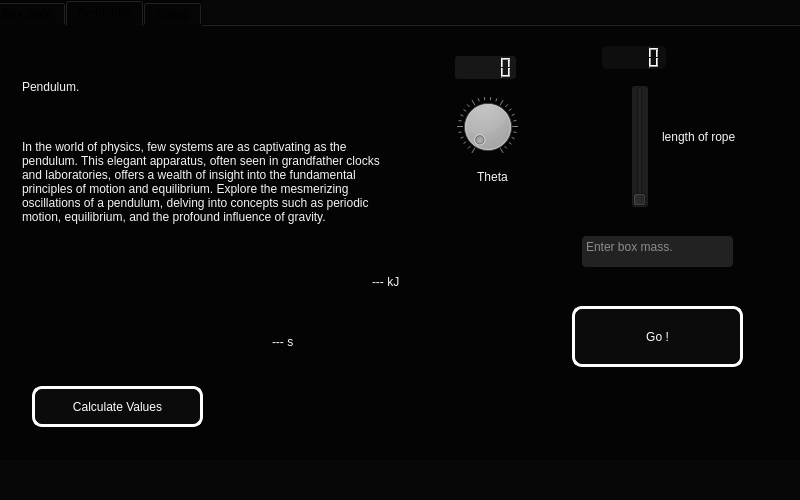
<?xml version="1.0" encoding="UTF-8"?>
<ui version="4.0">
 <class>secondwindow</class>
 <widget class="QMainWindow" name="secondwindow">
  <property name="geometry">
   <rect>
    <x>0</x>
    <y>0</y>
    <width>800</width>
    <height>500</height>
   </rect>
  </property>
  <property name="windowTitle">
   <string>MainWindow</string>
  </property>
  <property name="windowIcon">
   <iconset>
    <normaloff>../../../Downloads/atom (2).png</normaloff>../../../Downloads/atom (2).png</iconset>
  </property>
  <property name="styleSheet">
   <string notr="true">background-color: rgb(7, 7, 7);</string>
  </property>
  <widget class="QWidget" name="centralwidget">
   <widget class="QTabWidget" name="tabWidget">
    <property name="geometry">
     <rect>
      <x>-10</x>
      <y>0</y>
      <width>831</width>
      <height>461</height>
     </rect>
    </property>
    <property name="styleSheet">
     <string notr="true">background-color: rgb(4, 4, 4);</string>
    </property>
    <property name="currentIndex">
     <number>1</number>
    </property>
    <property name="usesScrollButtons">
     <bool>true</bool>
    </property>
    <widget class="QWidget" name="Spring_tab">
     <attribute name="title">
      <string>Box Slide</string>
     </attribute>
     <widget class="QDial" name="incdial">
      <property name="geometry">
       <rect>
        <x>460</x>
        <y>70</y>
        <width>71</width>
        <height>61</height>
       </rect>
      </property>
      <property name="styleSheet">
       <string notr="true">background-color: rgb(46, 46, 46);
color: rgb(85, 170, 255);</string>
      </property>
      <property name="wrapping">
       <bool>false</bool>
      </property>
      <property name="notchTarget">
       <double>3.700000000000000</double>
      </property>
      <property name="notchesVisible">
       <bool>true</bool>
      </property>
     </widget>
     <widget class="QLabel" name="inctext">
      <property name="geometry">
       <rect>
        <x>450</x>
        <y>140</y>
        <width>101</width>
        <height>41</height>
       </rect>
      </property>
      <property name="styleSheet">
       <string notr="true">color: rgb(245, 245, 245);
background-color: rgb(4, 4, 4);
font: 11pt &quot;Courier New&quot;;</string>
      </property>
      <property name="text">
       <string>Inclination</string>
      </property>
     </widget>
     <widget class="QSlider" name="fricoeff">
      <property name="geometry">
       <rect>
        <x>640</x>
        <y>60</y>
        <width>16</width>
        <height>121</height>
       </rect>
      </property>
      <property name="styleSheet">
       <string notr="true">background-color: rgb(31, 31, 31);
color: rgb(85, 170, 255);
border-radius: 3px;</string>
      </property>
      <property name="orientation">
       <enum>Qt::Vertical</enum>
      </property>
     </widget>
     <widget class="QLabel" name="frictext">
      <property name="geometry">
       <rect>
        <x>670</x>
        <y>110</y>
        <width>91</width>
        <height>41</height>
       </rect>
      </property>
      <property name="styleSheet">
       <string notr="true">color: rgb(245, 245, 245);
background-color: rgb(4, 4, 4);
font: 10pt &quot;Courier New&quot;;</string>
      </property>
      <property name="text">
       <string>Friction coefficient</string>
      </property>
      <property name="wordWrap">
       <bool>true</bool>
      </property>
     </widget>
     <widget class="QLabel" name="energyeq">
      <property name="geometry">
       <rect>
        <x>20</x>
        <y>220</y>
        <width>581</width>
        <height>111</height>
       </rect>
      </property>
      <property name="styleSheet">
       <string notr="true">font: 57 11pt &quot;SF Pro Text&quot;;
alternate-background-color: rgb(4, 4, 4);</string>
      </property>
      <property name="text">
       <string/>
      </property>
      <property name="pixmap">
       <pixmap>../../../Downloads/image (1).png</pixmap>
      </property>
     </widget>
     <widget class="QLabel" name="energyval">
      <property name="geometry">
       <rect>
        <x>380</x>
        <y>260</y>
        <width>121</width>
        <height>31</height>
       </rect>
      </property>
      <property name="styleSheet">
       <string notr="true">color: rgb(245, 245, 245);
background-color: rgb(4, 4, 4);
font: 12pt &quot;Courier New&quot;;</string>
      </property>
      <property name="text">
       <string>--- kJ</string>
      </property>
     </widget>
     <widget class="QLabel" name="boxheading">
      <property name="geometry">
       <rect>
        <x>30</x>
        <y>30</y>
        <width>221</width>
        <height>61</height>
       </rect>
      </property>
      <property name="styleSheet">
       <string notr="true">background-color: rgb(4, 4, 4);
color: rgb(245, 245, 245);
font: 75 20pt &quot;Courier&quot;;</string>
      </property>
      <property name="text">
       <string>A Sliding Box.</string>
      </property>
     </widget>
     <widget class="QLCDNumber" name="incval">
      <property name="geometry">
       <rect>
        <x>463</x>
        <y>30</y>
        <width>61</width>
        <height>23</height>
       </rect>
      </property>
      <property name="styleSheet">
       <string notr="true">background-color: rgb(23, 23, 23);
border-radius:3px;</string>
      </property>
     </widget>
     <widget class="QLCDNumber" name="fricval">
      <property name="geometry">
       <rect>
        <x>610</x>
        <y>20</y>
        <width>64</width>
        <height>23</height>
       </rect>
      </property>
      <property name="styleSheet">
       <string notr="true">background-color: rgb(14, 14, 14);
border-radius:5px;</string>
      </property>
     </widget>
     <widget class="QLabel" name="para">
      <property name="geometry">
       <rect>
        <x>30</x>
        <y>80</y>
        <width>371</width>
        <height>151</height>
       </rect>
      </property>
      <property name="styleSheet">
       <string notr="true">color: rgb(245, 245, 245);
background-color: rgb(4, 4, 4);
font: 10pt &quot;Courier New&quot;;</string>
      </property>
      <property name="text">
       <string>In the realm of physics, the study of an object's motion down an inclined slope is a fundamental and captivating topic. It encapsulates essential principles such as gravity, friction, acceleration, and the conservation of energy. This scenario serves as a microcosm for understanding the laws of motion and forces in our everyday world.</string>
      </property>
      <property name="wordWrap">
       <bool>true</bool>
      </property>
     </widget>
     <widget class="QPushButton" name="gobutton">
      <property name="geometry">
       <rect>
        <x>580</x>
        <y>280</y>
        <width>171</width>
        <height>61</height>
       </rect>
      </property>
      <property name="styleSheet">
       <string notr="true">QPushButton {
	background-color: rgb(11, 11, 11);
	border: 3px solid;
	border-color: rgb(255, 255, 255);
	color: rgb(255, 255, 255);
	border-radius: 10px;
	font: 16pt &quot;Courier New&quot;;
}

QPushButton:hover {
	background-color: rgb(25, 25, 25);
}

QPushButton:pressed {
	background-color: rgb(11, 11, 11);
	border-color: rgb(136, 136, 136);
}</string>
      </property>
      <property name="text">
       <string>Go !</string>
      </property>
     </widget>
     <widget class="QPushButton" name="box_calc">
      <property name="geometry">
       <rect>
        <x>40</x>
        <y>350</y>
        <width>171</width>
        <height>41</height>
       </rect>
      </property>
      <property name="styleSheet">
       <string notr="true">QPushButton {
	background-color: rgb(11, 11, 11);
	border: 3px solid;
	
	color: rgb(255, 255, 255);
	border-color: rgb(255, 255, 255);
	border-radius: 10px;
	font: 12pt &quot;Courier New&quot;;
}

QPushButton:hover {
	background-color: rgb(25, 25, 25);
}

QPushButton:pressed {
	background-color: rgb(11, 11, 11);
	border-color: rgb(136, 136, 136);
}</string>
      </property>
      <property name="text">
       <string>Calculate Values</string>
      </property>
     </widget>
     <widget class="QPlainTextEdit" name="penduboxmass_2">
      <property name="geometry">
       <rect>
        <x>590</x>
        <y>210</y>
        <width>151</width>
        <height>31</height>
       </rect>
      </property>
      <property name="styleSheet">
       <string notr="true">background-color: rgb(34, 34, 34);
border-radius: 4px;
</string>
      </property>
      <property name="maximumBlockCount">
       <number>1</number>
      </property>
      <property name="placeholderText">
       <string>Enter box mass.</string>
      </property>
     </widget>
     <zorder>energyeq</zorder>
     <zorder>incdial</zorder>
     <zorder>inctext</zorder>
     <zorder>fricoeff</zorder>
     <zorder>frictext</zorder>
     <zorder>energyval</zorder>
     <zorder>incval</zorder>
     <zorder>fricval</zorder>
     <zorder>para</zorder>
     <zorder>boxheading</zorder>
     <zorder>gobutton</zorder>
     <zorder>box_calc</zorder>
     <zorder>penduboxmass_2</zorder>
    </widget>
    <widget class="QWidget" name="Pendutab">
     <attribute name="title">
      <string>Pendulum</string>
     </attribute>
     <widget class="QLCDNumber" name="thetaval">
      <property name="geometry">
       <rect>
        <x>463</x>
        <y>30</y>
        <width>61</width>
        <height>23</height>
       </rect>
      </property>
      <property name="styleSheet">
       <string notr="true">background-color: rgb(23, 23, 23);
border-radius:3px;</string>
      </property>
     </widget>
     <widget class="QLabel" name="thetext">
      <property name="geometry">
       <rect>
        <x>460</x>
        <y>130</y>
        <width>81</width>
        <height>41</height>
       </rect>
      </property>
      <property name="styleSheet">
       <string notr="true">color: rgb(245, 245, 245);
background-color: rgb(4, 4, 4);
font: 11pt &quot;Courier New&quot;;</string>
      </property>
      <property name="text">
       <string>Theta</string>
      </property>
      <property name="alignment">
       <set>Qt::AlignCenter</set>
      </property>
     </widget>
     <widget class="QLabel" name="penduhead">
      <property name="geometry">
       <rect>
        <x>30</x>
        <y>30</y>
        <width>141</width>
        <height>61</height>
       </rect>
      </property>
      <property name="styleSheet">
       <string notr="true">color: rgb(245, 245, 245);
background-color: rgb(4, 4, 4);
font: 16pt &quot;Courier New&quot;;</string>
      </property>
      <property name="text">
       <string>Pendulum.</string>
      </property>
     </widget>
     <widget class="QLabel" name="pendenval">
      <property name="geometry">
       <rect>
        <x>380</x>
        <y>240</y>
        <width>121</width>
        <height>31</height>
       </rect>
      </property>
      <property name="styleSheet">
       <string notr="true">color: rgb(245, 245, 245);
background-color: rgb(4, 4, 4);
font: 11pt &quot;Courier New&quot;;</string>
      </property>
      <property name="text">
       <string>--- kJ</string>
      </property>
     </widget>
     <widget class="QLabel" name="lengtext">
      <property name="geometry">
       <rect>
        <x>670</x>
        <y>90</y>
        <width>81</width>
        <height>41</height>
       </rect>
      </property>
      <property name="styleSheet">
       <string notr="true">color: rgb(245, 245, 245);
background-color: rgb(4, 4, 4);
font: 11pt &quot;Courier New&quot;;</string>
      </property>
      <property name="text">
       <string>length of rope</string>
      </property>
      <property name="wordWrap">
       <bool>true</bool>
      </property>
     </widget>
     <widget class="QLabel" name="pendupara">
      <property name="geometry">
       <rect>
        <x>30</x>
        <y>80</y>
        <width>371</width>
        <height>151</height>
       </rect>
      </property>
      <property name="styleSheet">
       <string notr="true">color: rgb(245, 245, 245);
background-color: rgb(4, 4, 4);
font: 10pt &quot;Courier New&quot;;</string>
      </property>
      <property name="text">
       <string>In the world of physics, few systems are as captivating as the pendulum. This elegant apparatus, often seen in grandfather clocks and laboratories, offers a wealth of insight into the fundamental principles of motion and equilibrium. Explore the mesmerizing oscillations of a pendulum, delving into concepts such as periodic motion, equilibrium, and the profound influence of gravity.</string>
      </property>
      <property name="wordWrap">
       <bool>true</bool>
      </property>
     </widget>
     <widget class="QSlider" name="lengthslider">
      <property name="geometry">
       <rect>
        <x>640</x>
        <y>60</y>
        <width>16</width>
        <height>121</height>
       </rect>
      </property>
      <property name="styleSheet">
       <string notr="true">background-color: rgb(31, 31, 31);
border-radius: 3px;</string>
      </property>
      <property name="orientation">
       <enum>Qt::Vertical</enum>
      </property>
     </widget>
     <widget class="QLabel" name="pendenerg">
      <property name="geometry">
       <rect>
        <x>30</x>
        <y>200</y>
        <width>581</width>
        <height>111</height>
       </rect>
      </property>
      <property name="styleSheet">
       <string notr="true">font: 57 11pt &quot;SF Pro Text&quot;;
alternate-background-color: rgb(4, 4, 4);</string>
      </property>
      <property name="text">
       <string/>
      </property>
      <property name="pixmap">
       <pixmap>../../../Downloads/image (1).png</pixmap>
      </property>
     </widget>
     <widget class="QDial" name="pendial">
      <property name="geometry">
       <rect>
        <x>460</x>
        <y>70</y>
        <width>71</width>
        <height>61</height>
       </rect>
      </property>
      <property name="wrapping">
       <bool>false</bool>
      </property>
      <property name="notchTarget">
       <double>3.700000000000000</double>
      </property>
      <property name="notchesVisible">
       <bool>true</bool>
      </property>
     </widget>
     <widget class="QLCDNumber" name="lenval">
      <property name="geometry">
       <rect>
        <x>610</x>
        <y>20</y>
        <width>64</width>
        <height>23</height>
       </rect>
      </property>
      <property name="styleSheet">
       <string notr="true">background-color: rgb(14, 14, 14);
border-radius:5px;</string>
      </property>
     </widget>
     <widget class="QPushButton" name="pendugo">
      <property name="geometry">
       <rect>
        <x>580</x>
        <y>280</y>
        <width>171</width>
        <height>61</height>
       </rect>
      </property>
      <property name="styleSheet">
       <string notr="true">QPushButton {
	background-color: rgb(11, 11, 11);
	border: 3px solid;
	border-color: rgb(255, 255, 255);
	border-radius: 10px;
	
	color: rgb(255, 255, 255);
	font: 16pt &quot;Courier New&quot;;
}

QPushButton:hover {
	background-color: rgb(25, 25, 25);
}

QPushButton:pressed {
	background-color: rgb(11, 11, 11);
	border-color: rgb(136, 136, 136);
}</string>
      </property>
      <property name="text">
       <string>Go !</string>
      </property>
     </widget>
     <widget class="QLabel" name="pendutpeq">
      <property name="geometry">
       <rect>
        <x>40</x>
        <y>280</y>
        <width>581</width>
        <height>71</height>
       </rect>
      </property>
      <property name="styleSheet">
       <string notr="true">font: 57 11pt &quot;SF Pro Text&quot;;
alternate-background-color: rgb(4, 4, 4);</string>
      </property>
      <property name="text">
       <string/>
      </property>
      <property name="pixmap">
       <pixmap>../../../Downloads/image (2).png</pixmap>
      </property>
     </widget>
     <widget class="QLabel" name="tpvals">
      <property name="geometry">
       <rect>
        <x>280</x>
        <y>300</y>
        <width>121</width>
        <height>31</height>
       </rect>
      </property>
      <property name="styleSheet">
       <string notr="true">color: rgb(245, 245, 245);
background-color: rgb(4, 4, 4);
font: 12pt &quot;Courier New&quot;;</string>
      </property>
      <property name="text">
       <string>--- s</string>
      </property>
     </widget>
     <widget class="QPlainTextEdit" name="penduboxmass">
      <property name="geometry">
       <rect>
        <x>590</x>
        <y>210</y>
        <width>151</width>
        <height>31</height>
       </rect>
      </property>
      <property name="styleSheet">
       <string notr="true">background-color: rgb(34, 34, 34);
color: rgb(245, 245, 245);
font: 12pt &quot;Courier New&quot;;
border-radius: 4px;
</string>
      </property>
      <property name="maximumBlockCount">
       <number>1</number>
      </property>
      <property name="placeholderText">
       <string>Enter box mass.</string>
      </property>
     </widget>
     <widget class="QPushButton" name="penducalc">
      <property name="geometry">
       <rect>
        <x>40</x>
        <y>360</y>
        <width>171</width>
        <height>41</height>
       </rect>
      </property>
      <property name="styleSheet">
       <string notr="true">QPushButton {
	background-color: rgb(11, 11, 11);
	border: 3px solid;
	border-color: rgb(255, 255, 255);
	border-radius: 10px;
	
	color: rgb(255, 255, 255);
	font: 12pt &quot;Courier New&quot;;
}

QPushButton:hover {
	background-color: rgb(25, 25, 25);
}

QPushButton:pressed {
	background-color: rgb(11, 11, 11);
	border-color: rgb(136, 136, 136);
}</string>
      </property>
      <property name="text">
       <string>Calculate Values</string>
      </property>
     </widget>
     <zorder>pendenerg</zorder>
     <zorder>pendutpeq</zorder>
     <zorder>thetaval</zorder>
     <zorder>thetext</zorder>
     <zorder>pendenval</zorder>
     <zorder>lengtext</zorder>
     <zorder>lengthslider</zorder>
     <zorder>pendial</zorder>
     <zorder>lenval</zorder>
     <zorder>pendugo</zorder>
     <zorder>penduhead</zorder>
     <zorder>pendupara</zorder>
     <zorder>tpvals</zorder>
     <zorder>penduboxmass</zorder>
     <zorder>penducalc</zorder>
    </widget>
    <widget class="QWidget" name="Boxtab">
     <attribute name="title">
      <string>Spring</string>
     </attribute>
     <widget class="QLabel" name="spenergval">
      <property name="geometry">
       <rect>
        <x>380</x>
        <y>240</y>
        <width>121</width>
        <height>31</height>
       </rect>
      </property>
      <property name="styleSheet">
       <string notr="true">color: rgb(245, 245, 245);
background-color: rgb(4, 4, 4);
font: 11pt &quot;Courier New&quot;;</string>
      </property>
      <property name="text">
       <string>--- kJ</string>
      </property>
     </widget>
     <widget class="QLabel" name="ktext">
      <property name="geometry">
       <rect>
        <x>460</x>
        <y>140</y>
        <width>81</width>
        <height>41</height>
       </rect>
      </property>
      <property name="styleSheet">
       <string notr="true">color: rgb(245, 245, 245);
background-color: rgb(4, 4, 4);
font: 11pt &quot;Courier New&quot;;</string>
      </property>
      <property name="text">
       <string>spring constant</string>
      </property>
      <property name="alignment">
       <set>Qt::AlignCenter</set>
      </property>
      <property name="wordWrap">
       <bool>true</bool>
      </property>
     </widget>
     <widget class="QLabel" name="spenergeq">
      <property name="geometry">
       <rect>
        <x>30</x>
        <y>200</y>
        <width>581</width>
        <height>111</height>
       </rect>
      </property>
      <property name="styleSheet">
       <string notr="true">font: 57 11pt &quot;SF Pro Text&quot;;
alternate-background-color: rgb(4, 4, 4);</string>
      </property>
      <property name="text">
       <string/>
      </property>
      <property name="pixmap">
       <pixmap>../../../Downloads/image (1).png</pixmap>
      </property>
     </widget>
     <widget class="QLCDNumber" name="ampval">
      <property name="geometry">
       <rect>
        <x>610</x>
        <y>20</y>
        <width>64</width>
        <height>23</height>
       </rect>
      </property>
      <property name="styleSheet">
       <string notr="true">background-color: rgb(14, 14, 14);
border-radius:5px;</string>
      </property>
     </widget>
     <widget class="QLabel" name="tpval">
      <property name="geometry">
       <rect>
        <x>280</x>
        <y>300</y>
        <width>121</width>
        <height>31</height>
       </rect>
      </property>
      <property name="styleSheet">
       <string notr="true">color: rgb(245, 245, 245);
background-color: rgb(4, 4, 4);
font: 12pt &quot;Courier New&quot;;</string>
      </property>
      <property name="text">
       <string>--- s</string>
      </property>
     </widget>
     <widget class="QPushButton" name="spgobutton">
      <property name="geometry">
       <rect>
        <x>580</x>
        <y>280</y>
        <width>171</width>
        <height>61</height>
       </rect>
      </property>
      <property name="styleSheet">
       <string notr="true">QPushButton {
	background-color: rgb(11, 11, 11);
	border: 3px solid;
	border-color: rgb(255, 255, 255);
	border-radius: 10px;
	color: rgb(245, 245, 245);
	font: 16pt &quot;Courier New&quot;;
}

QPushButton:hover {
	background-color: rgb(25, 25, 25);
}

QPushButton:pressed {
	background-color: rgb(11, 11, 11);
	border-color: rgb(136, 136, 136);
}</string>
      </property>
      <property name="text">
       <string>Go !</string>
      </property>
     </widget>
     <widget class="QLabel" name="amptext">
      <property name="geometry">
       <rect>
        <x>670</x>
        <y>90</y>
        <width>81</width>
        <height>41</height>
       </rect>
      </property>
      <property name="styleSheet">
       <string notr="true">color: rgb(245, 245, 245);
background-color: rgb(4, 4, 4);
font: 11pt &quot;Courier New&quot;;</string>
      </property>
      <property name="text">
       <string>Amplitude</string>
      </property>
      <property name="wordWrap">
       <bool>true</bool>
      </property>
     </widget>
     <widget class="QDial" name="kdial">
      <property name="geometry">
       <rect>
        <x>460</x>
        <y>70</y>
        <width>71</width>
        <height>61</height>
       </rect>
      </property>
      <property name="styleSheet">
       <string notr="true">background-color: rgb(46, 46, 46);
color: rgb(167, 167, 167);</string>
      </property>
      <property name="wrapping">
       <bool>false</bool>
      </property>
      <property name="notchTarget">
       <double>3.700000000000000</double>
      </property>
      <property name="notchesVisible">
       <bool>true</bool>
      </property>
     </widget>
     <widget class="QLCDNumber" name="kval">
      <property name="geometry">
       <rect>
        <x>463</x>
        <y>30</y>
        <width>61</width>
        <height>23</height>
       </rect>
      </property>
      <property name="styleSheet">
       <string notr="true">background-color: rgb(23, 23, 23);
border-radius:3px;</string>
      </property>
     </widget>
     <widget class="QSlider" name="ampslid">
      <property name="geometry">
       <rect>
        <x>640</x>
        <y>60</y>
        <width>16</width>
        <height>121</height>
       </rect>
      </property>
      <property name="styleSheet">
       <string notr="true">background-color: rgb(31, 31, 31);
border-radius: 3px;</string>
      </property>
      <property name="orientation">
       <enum>Qt::Vertical</enum>
      </property>
     </widget>
     <widget class="QLabel" name="Springhead">
      <property name="geometry">
       <rect>
        <x>30</x>
        <y>30</y>
        <width>251</width>
        <height>61</height>
       </rect>
      </property>
      <property name="styleSheet">
       <string notr="true">color: rgb(245, 245, 245);
background-color: rgb(4, 4, 4);
font: 16pt &quot;Courier New&quot;;</string>
      </property>
      <property name="text">
       <string>Spring-Mass System.</string>
      </property>
     </widget>
     <widget class="QLabel" name="springpara">
      <property name="geometry">
       <rect>
        <x>30</x>
        <y>80</y>
        <width>421</width>
        <height>151</height>
       </rect>
      </property>
      <property name="styleSheet">
       <string notr="true">color: rgb(245, 245, 245);
background-color: rgb(4, 4, 4);
font: 10pt &quot;Courier New&quot;;</string>
      </property>
      <property name="text">
       <string>Within the domain of physics, the spring-mass system stands as a captivating and instructive subject of study. This system, characterized by its oscillatory behavior, provides valuable insights into the core principles of mechanical vibrations. In this exploration, we'll delve into the intricate dynamics of the spring-mass system, examining concepts such as simple harmonic motion, equilibrium, and the fundamental role of Hooke's law.</string>
      </property>
      <property name="wordWrap">
       <bool>true</bool>
      </property>
     </widget>
     <widget class="QLabel" name="tpeq">
      <property name="geometry">
       <rect>
        <x>40</x>
        <y>280</y>
        <width>581</width>
        <height>71</height>
       </rect>
      </property>
      <property name="styleSheet">
       <string notr="true">font: 57 11pt &quot;SF Pro Text&quot;;
alternate-background-color: rgb(4, 4, 4);</string>
      </property>
      <property name="text">
       <string/>
      </property>
      <property name="pixmap">
       <pixmap>../../../Downloads/image (3).png</pixmap>
      </property>
     </widget>
     <widget class="QPlainTextEdit" name="spboxval">
      <property name="geometry">
       <rect>
        <x>590</x>
        <y>210</y>
        <width>151</width>
        <height>31</height>
       </rect>
      </property>
      <property name="styleSheet">
       <string notr="true">background-color: rgb(34, 34, 34);
color: rgb(245, 245, 245);
font: 12pt &quot;Courier New&quot;;
border-radius: 4px;
</string>
      </property>
      <property name="maximumBlockCount">
       <number>1</number>
      </property>
      <property name="placeholderText">
       <string>Enter box mass.</string>
      </property>
     </widget>
     <widget class="QPushButton" name="spingcalc">
      <property name="geometry">
       <rect>
        <x>40</x>
        <y>360</y>
        <width>171</width>
        <height>41</height>
       </rect>
      </property>
      <property name="styleSheet">
       <string notr="true">QPushButton {
	background-color: rgb(11, 11, 11);
	border: 3px solid;
	border-color: rgb(255, 255, 255);
	border-radius: 10px;
	color: rgb(245, 245, 245);
	font: 12pt &quot;Courier New&quot;;
}

QPushButton:hover {
	background-color: rgb(25, 25, 25);
}

QPushButton:pressed {
	background-color: rgb(11, 11, 11);
	border-color: rgb(136, 136, 136);
}</string>
      </property>
      <property name="text">
       <string>Calculate Values</string>
      </property>
     </widget>
     <zorder>spenergeq</zorder>
     <zorder>tpeq</zorder>
     <zorder>spenergval</zorder>
     <zorder>ktext</zorder>
     <zorder>ampval</zorder>
     <zorder>tpval</zorder>
     <zorder>amptext</zorder>
     <zorder>kdial</zorder>
     <zorder>kval</zorder>
     <zorder>ampslid</zorder>
     <zorder>Springhead</zorder>
     <zorder>springpara</zorder>
     <zorder>spgobutton</zorder>
     <zorder>spboxval</zorder>
     <zorder>spingcalc</zorder>
    </widget>
   </widget>
  </widget>
  <widget class="QMenuBar" name="menubar">
   <property name="geometry">
    <rect>
     <x>0</x>
     <y>0</y>
     <width>800</width>
     <height>24</height>
    </rect>
   </property>
  </widget>
  <widget class="QStatusBar" name="statusbar"/>
 </widget>
 <resources/>
 <connections/>
</ui>
